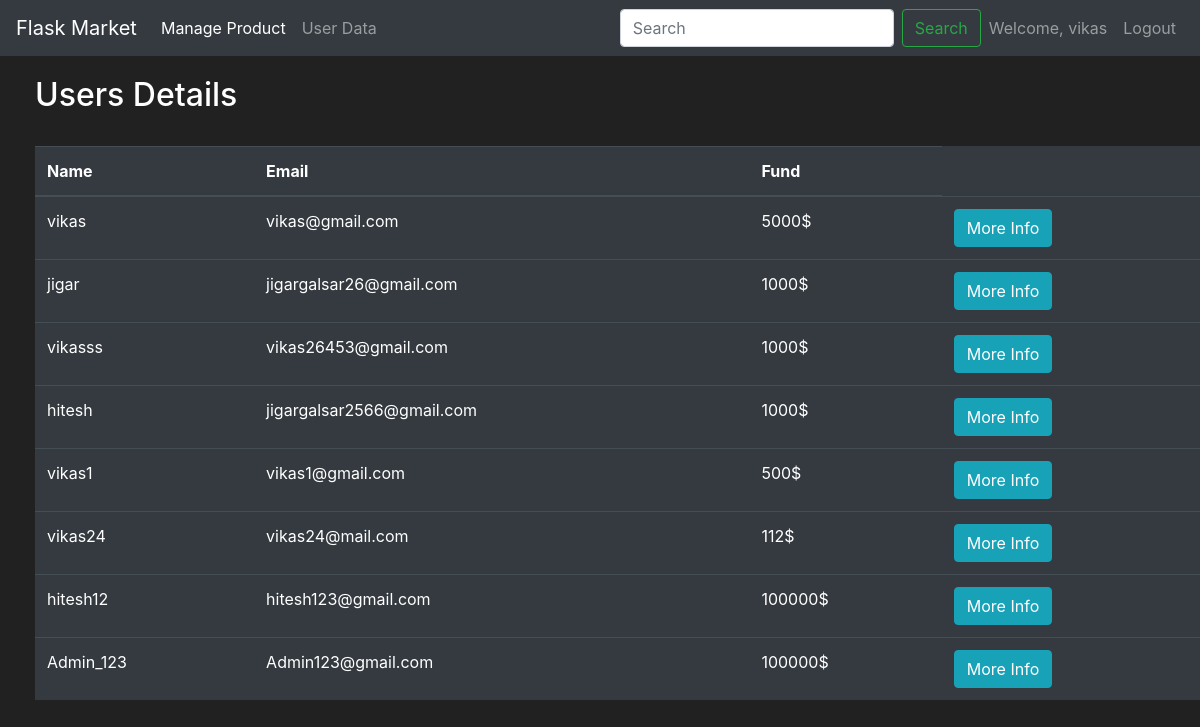
Page /user_data (signed in) on the committed database.
### market/models.py (models this page shows, shortened)
class User(db.Model, UserMixin):
    id = db.Column(db.Integer(), primary_key=True)
    username = db.Column(db.String(length=30), nullable=False, unique=True)
    email_address = db.Column(db.String(length=50), nullable=False, unique=True)
    password_hash = db.Column(db.String(length=90), nullable=False)
    budget = db.Column(db.Integer(), nullable=False, default=100000 )
    items = db.relationship('Item', backref='owned_user', lazy=True)
    @property
    def password(self):
        return self.password

### market/routes.py (the view)
@app.route('/user_data', methods=['GET', 'POST'])
def get_all_user():
    users = User.query.all()
    return render_template('admin_userdata.html', users=users)

### market/forms.py
class SearchForm(FlaskForm):
    searched = StringField(label='Search', validators=[DataRequired()])
    submit = SubmitField(label='Submit')

### market/models.py (called while the page is built)
@login_manager.user_loader
def load_user(user_id):
    return User.query.get(int(user_id))

### market/routes.py (called while the page is built)
@app.context_processor
def admin_page():
    form = SearchForm()
    return dict(form=form)

### market/templates/admin_userdata.html (shortened to what this page needs)
{% extends 'admin_page.html' %}
{% block content %}
    <div class="row" style="margin-top: 20px; margin-left: 20px;">
        <div class="col-12">
            <div>
            <h2>Users Details </h2>
            </div>
        <br>
            <table class="table table-hover table-dark">
            <thead>
                <tr>
                    <th scope="col">Name</th>
                    <th scope="col">Email</th>
                    <th scope="col">Fund</th>
                </tr>
            </thead>
            <tbody>
                {% for user in users %}
                    <tr>
                        <td>{{ user.username }}</td>
                        <td>{{ user.email_address }}</td>
                        <td>{{ user.budget }}$</td>
                        <td>
                            <button class="btn btn-outline btn-info moreinfo-btn " data-id="{{ user.id }}">More Info</button>
                        </td>
                    </tr>
                {% endfor %}
            </tbody>
        </table></div>
    </div>
{% endblock %}

### market/templates/admin_page.html (shortened to what this page needs)
<!doctype html>
<html lang="en">
   <head>
      <link rel="stylesheet" href="https://cdn.jsdelivr.net/npm/bootstrap@4.5.3/dist/css/bootstrap.min.css">
   </head>
   <body>
    <nav class="navbar navbar-expand-md navbar-dark bg-dark">
      <a class="navbar-brand" href="#">Flask Market</a>
      <div class="collapse navbar-collapse" id="navbarNav">
        <ul class="navbar-nav mr-auto">
            <li class="nav-item active">
                <a class="nav-link" href="{{ url_for('manage_product') }}">Manage Product<span class="sr-only">(current)</span></a>
            </li>
            <li class="nav-item">
                <a class="nav-link" href="{{ url_for('get_all_user') }}">User Data</a>
            </li>
        </ul>
            {%  if current_user.is_authenticated  %}
                <ul class="navbar-nav">
                  <form method="POST" action="{{url_for('search')}}" class="form-inline">
                    <input class="form-control mr-sm-2" type="search" placeholder="Search" aria-label="Search" name="searched">
                    <button class="btn btn-outline-success my-2 my-sm-0" type="submit" >Search</button>
                  </form>
                    <li class="nav-item">
                        <a class="nav-link">Welcome, {{ current_user.username }}</a>
                    </li>
                    <li class="nav-item">
                        <a class="nav-link" href="{{ url_for('logout_page') }}">Logout</a>
                    </li>
                </ul>
            {%  else  %}
                <ul class="navbar-nav">
                    <li class="nav-item">
                        <a class="nav-link" href="{{ url_for('admin_login_page') }}">Admin Login</a>
                    </li>
                </ul>
            {%  endif  %}
      </div>
    </nav>
      {% block content %}
      {% endblock %}
   </body>
</html>

### market/templates/admin_page.html (style rules this page uses)
body { background-color: #212121; color: white }

### rows in the picture
User: username "vikas", email_address "vikas@gmail.com", budget "5000"
User: username "jigar", email_address "jigargalsar26@gmail.com", budget "1000"
User: username "vikasss", email_address "vikas26453@gmail.com", budget "1000"
User: username "hitesh", email_address "jigargalsar2566@gmail.com", budget "1000"
User: username "vikas1", email_address "vikas1@gmail.com", budget "500"
User: username "vikas24", email_address "vikas24@mail.com", budget "112"
User: username "hitesh12", email_address "hitesh123@gmail.com", budget "100000"
User: username "Admin_123", email_address "Admin123@gmail.com", budget "100000"
